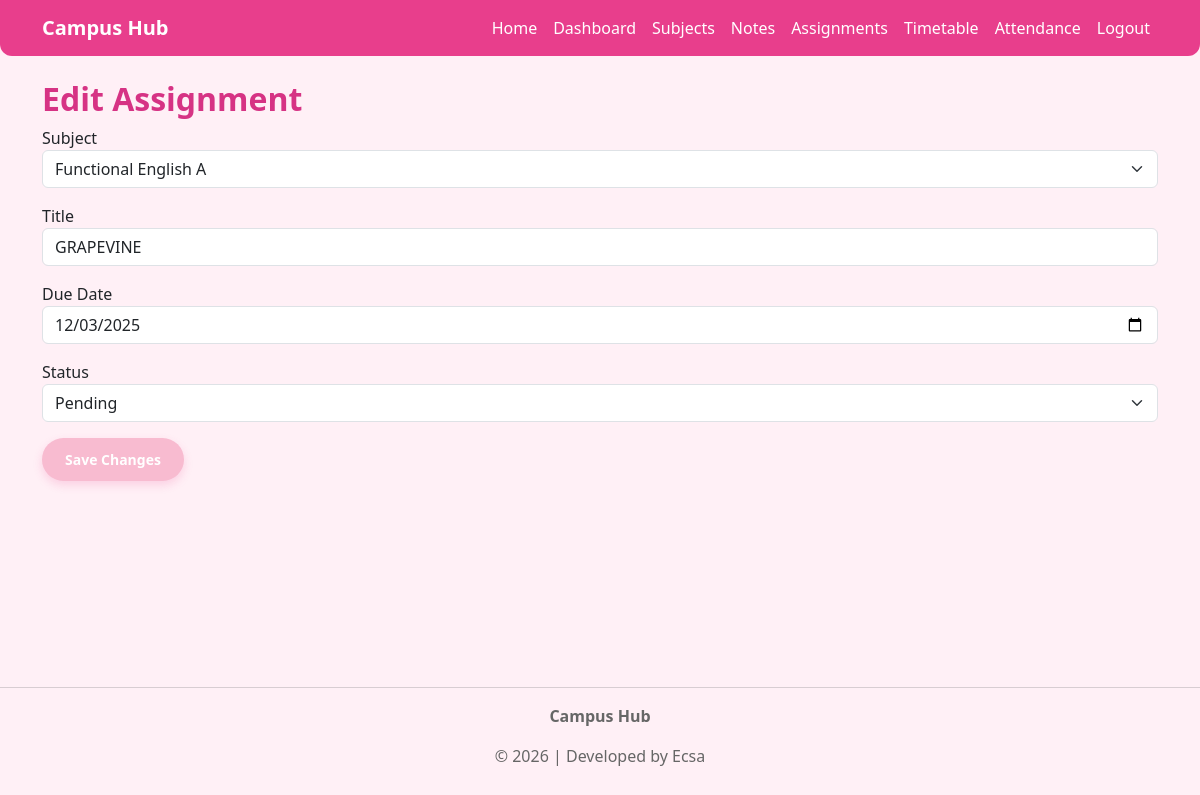
The page /edit_assignment/4 (signed in) on the database its author committed.
### tables this page shows
CREATE TABLE assignments (
    id INTEGER PRIMARY KEY AUTOINCREMENT,
    subject_id INTEGER NOT NULL,
    title TEXT NOT NULL,
    due_date TEXT NOT NULL,
    status TEXT NOT NULL DEFAULT 'Pending',
    FOREIGN KEY(subject_id) REFERENCES subjects(id)
);

CREATE TABLE subjects (
    id INTEGER PRIMARY KEY AUTOINCREMENT,
    user_id INTEGER NOT NULL,
    subject_name TEXT NOT NULL,
    FOREIGN KEY(user_id) REFERENCES users(id)
);

### app.py (the view, shortened to what this page needs)
@app.route("/edit_assignment/<int:id>", methods=["GET", "POST"])
def edit_assignment(id):
    if "user_id" not in session:
        return redirect(url_for("login"))
    assignment = db.execute("""
        SELECT *
        FROM assignments
        WHERE id = ?
    """, id)
    subjects = db.execute("""
        SELECT *
        FROM subjects
        WHERE user_id = ?
    """, session["user_id"])
    return render_template(
        "edit_assignment.html",
        assignment=assignment[0],
        subjects=subjects
    )

### templates/edit_assignment.html (shortened to what this page needs)
{% extends "layout.html" %}
{% block content %}
<h2>Edit Assignment</h2>
<form action="{{ url_for('edit_assignment', id=assignment.id) }}" method="POST">
<div class="mb-3">
<label>Subject</label>
<select class="form-select" name="subject_id">
{% for subject in subjects %}
<option value="{{ subject.id }}"
{% if subject.id == assignment.subject_id %}selected{% endif %}>
{{ subject.subject_name }}
</option>
{% endfor %}
</select>
</div>
<div class="mb-3">
<label>Title</label>
<input
class="form-control"
type="text"
name="title"
value="{{ assignment.title }}"
required>
</div>
<div class="mb-3">
<label>Due Date</label>
<input
class="form-control"
type="date"
name="due_date"
value="{{ assignment.due_date }}"
required>
</div>
<div class="mb-3">
<label>Status</label>
<select class="form-select" name="status">
<option value="Pending"
{% if assignment.status == "Pending" %}selected{% endif %}>
Pending
</option>
</select>
</div>
<button class="btn btn-complete">
Save Changes
</button>
</form>
{% endblock %}

### static/css/style.css (style rules this page uses)
body { background:#fff0f6; }
h2 { font-weight:bold; color:#d63384; }
.btn-complete { background:#f8bbd0; color:white; }
.btn-edit, .btn-delete, .btn-complete { padding:6px 12px; border-radius:8px; font-size:14px; }
.btn { box-shadow:0 4px 10px rgba(232,62,140,.18); }
.btn { border-radius:30px; padding:10px 22px; font-weight:600; box-shadow:0 4px 10px rgba(232,62,140,.18); }
html, body { height:100%; }
body { min-height:100vh; display:flex; flex-direction:column; background:#fff0f6; }

### rows shown on the page
assignments: subject_id "Functional English A", title "GRAPEVINE", due_date "12/03/2025", status "Pending"
